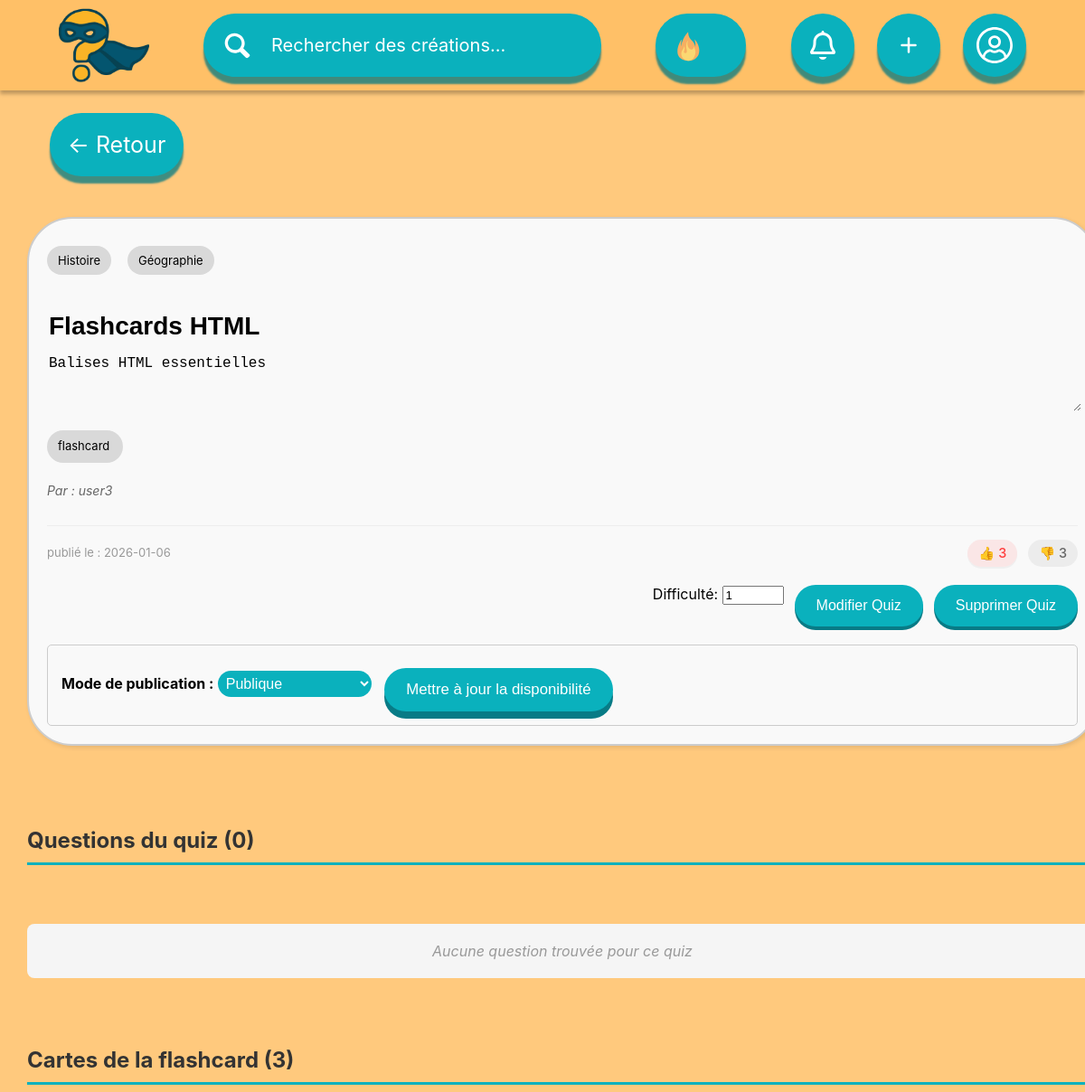
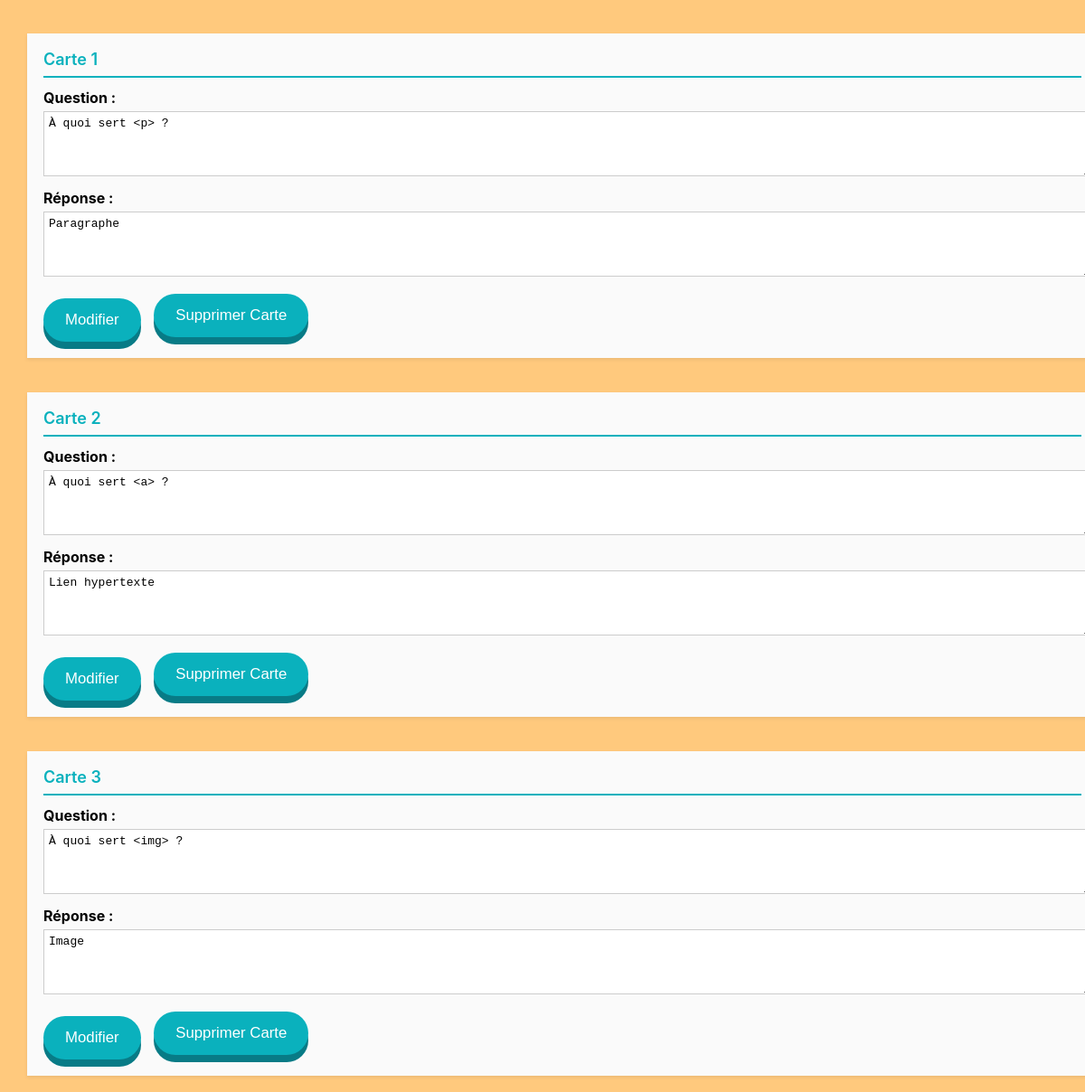
Screenshot of /index.php?page=CRUDquiz&id=3 (signed in) with the database file from the repository (2 pictures, top to bottom).
### tables this page shows
CREATE TABLE Carte (
                id INTEGER PRIMARY KEY AUTOINCREMENT,
                quiz_id INTEGER,
                numeroCarte INTEGER,
                question TEXT NOT NULL,
                reponse TEXT NOT NULL,
                FOREIGN KEY (quiz_id) REFERENCES quiz(id) ON DELETE CASCADE
            );

### src/controllers/CRUDQuizController.php (called while the page is built, shortened)
<?php
require_once ROOT . '/src/models/CRUDQuizModel.php';
class CRUDQuizController {
    public function index() {
        $db = getDbConnection();
        $this->model = new CRUDQuizModel($db);
        $quiz_id = isset($_GET['id']) && !empty($_GET['id']) ? (int)$_GET['id'] : 0;
        $quiz = $this->model->getQuizInfo($quiz_id);
        $quiz['categories'] = $this->model->getCategoriesFromQuiz($quiz_id);
        $quiz['nom_auteur'] = $this->model->getNomAuteur($quiz['user_id']);
        $questionsWithAnswers = [];
        $flashcardCards = [];
        if ($quiz['genre'] === 'flashcard') {
            $flashcardCards = $this->model->getFlashcardCards($quiz_id);
        } else {
            $questions = $this->model->getQuizQuestions($quiz_id);
            foreach ($questions as $question) {
                $question['answers'] = $this->model->getQuestionAnswers($question['id']);
                $questionsWithAnswers[] = $question;
            }
        }
        require ROOT . '/src/views/CRUD/CRUDquiz.php';
    }
}
?>

### src/models/CRUDQuizModel.php (called while the page is built, shortened)
<?php
class CRUDQuizModel
{
    private $db;
    public function __construct($db)
    {
        $this->db = $db;
    }
    public function getQuizInfo($quiz_id): mixed
    {
        try {
            $sql = $this->db->prepare("SELECT quiz.id, quiz.title, quiz.description, quiz.difficulty,
                                              quiz.user_id, quiz.date, quiz.genre, quiz.disponibilite, COALESCE(l.nbjaime, 0) as nbjaime, COALESCE(d.nbjaimepas, 0) as nbjaimepas
                                       FROM quiz
                                       LEFT JOIN (SELECT quiz_id, COUNT(*) as nbjaime FROM likes GROUP BY quiz_id) l ON l.quiz_id = quiz.id
                                       LEFT JOIN (SELECT quiz_id, COUNT(*) as nbjaimepas FROM dislikes GROUP BY quiz_id) d ON d.quiz_id = quiz.id
                                       WHERE quiz.id = ?");
            $sql->bindParam(1, $quiz_id);
            $sql->execute();
            $quiz = $sql->fetch(PDO::FETCH_ASSOC);
            return $quiz;
        } catch (PDOException $e) {
            die("Fetching quiz info failed: " . $e->getMessage());
        } catch (Exception $e) {
            die("Error: " . $e->getMessage());
        }
    }
    public function getCategoriesFromQuiz($quiz_id): mixed
    {
        try {
            $sql = $this->db->prepare("SELECT DISTINCT categories.id, categories.categorieName FROM categories
                                       INNER JOIN categorie_quiz ON categorie_quiz.category_id = categories.id
                                       WHERE categorie_quiz.quiz_id = ?");
            $sql->bindParam(1, $quiz_id);
            $sql->execute();
            $categories = $sql->fetchAll(PDO::FETCH_ASSOC);
            return $categories;
        } catch (PDOException $e) {
            die("Fetching categories from quiz failed: " . $e->getMessage());
        } catch (Exception $e) {
            die("Error: " . $e->getMessage());
        }
    }
    public function getNomAuteur($user_id): mixed
    {
        try {
            $sql = $this->db->prepare("SELECT username FROM users WHERE id = ?");
            $sql->bindParam(1, $user_id);
            $sql->execute();
            $auteur = $sql->fetch(PDO::FETCH_ASSOC);
            return $auteur['username'] ?? '';
        } catch (PDOException $e) {
            die("Fetching author name failed: " . $e->getMessage());
        } catch (Exception $e) {
            die("Error: " . $e->getMessage());
        }
    }
    public function getFlashcardCards($quiz_id): mixed
    {
        try {
            $sql = $this->db->prepare("SELECT id, quiz_id, numeroCarte, question, reponse
                                       FROM carte
                                       WHERE quiz_id = ?
                                       ORDER BY numeroCarte ASC");
            $sql->bindParam(1, $quiz_id);
            $sql->execute();
            $cards = $sql->fetchAll(PDO::FETCH_ASSOC);
            return $cards;
        } catch (PDOException $e) {
            die("Fetching flashcard cards failed: " . $e->getMessage());
        } catch (Exception $e) {
            die("Error: " . $e->getMessage());
        }
    }
}

### src/views/CRUD/CRUDquiz.php (the view, shortened to what this page needs)
<!DOCTYPE html>
<html lang="fr">
<?php
echo "<link rel='stylesheet' href='./assets/style/CRUDrecherche.css'>";
echo "<link rel='stylesheet' href='./assets/style/CRUDquiz.css'>";
require_once '../src/views/partials/header.php';
?>
<body>
    <div id="catalogue" class="catalogue">
        <div class="button" style="margin : 25px" onclick="history.back()">
            <span></span>
            <p>← Retour</p>
        </div>
        <div id="quiz-affichage" class="quiz-affichage">
            <div id="quiz-<?= htmlspecialchars($quiz['id']) ?>" class="quiz">
                <article>
                    <div class="quiz-cat">
                        <?php if (!empty($quiz['categories']) && is_array($quiz['categories'])): ?>
                            <?php foreach ($quiz['categories'] as $cat): ?>
                                <span class="category"><?= htmlspecialchars($cat['categorieName']) ?></span>
                            <?php endforeach; ?>
                        <?php endif; ?>
                    </div>
                    <form method="POST" action="">
                        <p class="quiz-title" style="display: block;"><input type="text" name="title" value="<?= htmlspecialchars($quiz['title']) ?>" required style="width: 100%; border: none; background: transparent; font-size: inherit; font-weight: bold;"></p>
                        <p class="quiz-description" style="display: block;"><textarea name="description" required style="width: 100%; border: none; background: transparent; font-size: inherit; resize: vertical; min-height: 60px;"><?= htmlspecialchars($quiz['description']) ?></textarea></p>
                        <p class="quiz-genre" style="display: block; width: 60px;"><?= htmlspecialchars($quiz['genre'] ?? '') ?></p>
                        <p class="quiz-auteur">Par : <?= htmlspecialchars($quiz['nom_auteur'] ?? '') ?></p>
                        <div class="quiz-footer">
                            <p class="quiz-date">publié le : <?= htmlspecialchars($quiz['date'] ?? '') ?></p>
                            <div class="quiz-reactions">
                                <span class="reaction like">👍 <?= htmlspecialchars($quiz['nbjaime'] ?? 0) ?></span>
                                <span class="reaction dislike">👎 <?= htmlspecialchars($quiz['nbjaimepas'] ?? 0) ?></span>
                            </div>
                        </div>
                        <div class="quiz-actions">
                            <label>Difficulté: <input type="number" name="difficulty" value="<?= htmlspecialchars($quiz['difficulty']) ?>" min="1" max="10" required style="width: 60px;"></label>
                            <button type="submit">Modifier Quiz</button>
                            <button type="button" onclick="if(confirm('Supprimer ce quiz ?')) { document.getElementById('delete-form').submit(); }">Supprimer Quiz</button>
                        </div>
                        <div class="quiz-disponibilite" style="margin-top: 20px; padding: 15px; border: 1px solid #ccc; border-radius: 5px; background-color: #f9f9f9;">
                            <p style="font-weight: bold; margin-bottom: 10px;">Mode de publication :</p>
                            <select name="disponibilite" required style="padding: 5px; font-size: inherit;">
                                <option value="public" <?= ($quiz['disponibilite'] ?? '') === 'public' ? 'selected' : '' ?>>Publique</option>
                            </select>
                            <button type="submit" name="action" value="update_disponibilite" style="margin-top: 10px; margin-left: 10px;">Mettre à jour la disponibilité</button>
                        </div>
                    </form>
                </article>
            </div>
            <h2>Questions du quiz (<?= count($questionsWithAnswers) ?>)</h2>
            <?php if (!empty($questionsWithAnswers)): ?>
                <?php foreach ($questionsWithAnswers as $question): ?>
                    <div id="question-<?= htmlspecialchars($question['id']) ?>" class="question-card">
                        <form method="POST" action="" style="display: inline;">
                            <input type="hidden" name="action" value="update_question">
                            <input type="hidden" name="question_id" value="<?= htmlspecialchars($question['id']) ?>">
                            <h3>Question <?= htmlspecialchars($question['numeroQuiz']) ?></h3>
                            <p class="question-text"><input type="text" name="enonce" value="<?= htmlspecialchars($question['enonce']) ?>" required style="width: 100%; border: none; background: transparent; font-size: inherit;"></p>
                            <button type="submit" style="margin-left: 10px;">Modifier</button>
                        </form>
                        <button type="button" onclick="if(confirm('Supprimer cette question ?')) { document.getElementById('delete-question-<?= $question['id'] ?>').submit(); }" style="margin-left: 10px;">Supprimer Question</button>
                        <form id="delete-question-<?= $question['id'] ?>" method="POST" action="" style="display: none;">
                            <input type="hidden" name="action" value="delete_question">
                            <input type="hidden" name="question_id" value="<?= htmlspecialchars($question['id']) ?>">
                        </form>
                        <?php if (!empty($question['answers']) && is_array($question['answers'])): ?>
                            <div class="answers">
                                <h4>Réponses :</h4>
                                <ul>
                                    <?php foreach ($question['answers'] as $answer): ?>
                                        <li class="answer <?= $answer['est_correct'] ? 'correct' : '' ?>">
                                            <form method="POST" action="" style="display: inline;">
                                                <input type="hidden" name="action" value="update_answer">
                                                <input type="hidden" name="answer_id" value="<?= htmlspecialchars($answer['id']) ?>">
                                                <input type="text" name="texte" value="<?= htmlspecialchars($answer['texte']) ?>" required style="border: none; background: transparent;">
                                                <label><input type="checkbox" name="est_correct" <?= $answer['est_correct'] ? 'checked' : '' ?>> Correct</label>
                                                <button type="submit">Mod</button>
                                            </form>
                                            <button type="button" onclick="if(confirm('Supprimer cette réponse ?')) { document.getElementById('delete-answer-<?= $answer['id'] ?>').submit(); }">Sup</button>
                                            <form id="delete-answer-<?= $answer['id'] ?>" method="POST" action="" style="display: none;">
                                                <input type="hidden" name="action" value="delete_answer">
                                                <input type="hidden" name="answer_id" value="<?= htmlspecialchars($answer['id']) ?>">
                                            </form>
                                        </li>
                                    <?php endforeach; ?>
                                </ul>
                            </div>
                        <?php else: ?>
                            <p class="no-answers">Aucune réponse pour cette question</p>
                        <?php endif; ?>
                    </div>
                <?php endforeach; ?>
            <?php else: ?>
                <p class="no-questions">Aucune question trouvée pour ce quiz</p>
            <?php endif; ?>
            <?php if (!empty($flashcardCards)): ?>
                <h2>Cartes de la flashcard (<?= count($flashcardCards) ?>)</h2>
                <?php foreach ($flashcardCards as $card): ?>
                    <div id="card-<?= htmlspecialchars($card['id']) ?>" class="question-card">
                        <form method="POST" action="" style="display: inline;">
                            <h3>Carte <?= htmlspecialchars($card['numeroCarte']) ?></h3>
                            <div style="margin: 10px 0;">
                                <label style="display: block; margin-bottom: 5px;"><strong>Question :</strong></label>
                                <textarea name="question" required style="width: 100%; border: 1px solid #ccc; padding: 5px; font-size: inherit; min-height: 60px;"><?= htmlspecialchars($card['question']) ?></textarea>
                            </div>
                            <div style="margin: 10px 0;">
                                <label style="display: block; margin-bottom: 5px;"><strong>Réponse :</strong></label>
                                <textarea name="reponse" required style="width: 100%; border: 1px solid #ccc; padding: 5px; font-size: inherit; min-height: 60px;"><?= htmlspecialchars($card['reponse']) ?></textarea>
                            </div>
                            <button type="submit" style="margin-top: 10px;">Modifier</button>
                        </form>
                        <button type="button" onclick="if(confirm('Supprimer cette carte ?')) { document.getElementById('delete-card-<?= $card['id'] ?>').submit(); }" style="margin-left: 10px;">Supprimer Carte</button>
                    </div>
                <?php endforeach; ?>
            <?php endif; ?>
        </div>
    </div>
</body>
</html>

### rows the page displays
carte: numeroCarte "1", question "À quoi sert <p> ?", reponse "Paragraphe"
carte: numeroCarte "2", question "À quoi sert <a> ?", reponse "Lien hypertexte"
carte: numeroCarte "3", question "À quoi sert <img> ?", reponse "Image"

### other values shown
$cat['categorieName'] "Histoire"
$cat['categorieName'] "Géographie"
$quiz['genre'] "flashcard"
$quiz['nom_auteur'] "user3"
$quiz['date'] "2026-01-06"
$quiz['nbjaime'] "3"
$quiz['nbjaimepas'] "3"
count($questionsWithAnswers) "0"
count($flashcardCards) "3"
